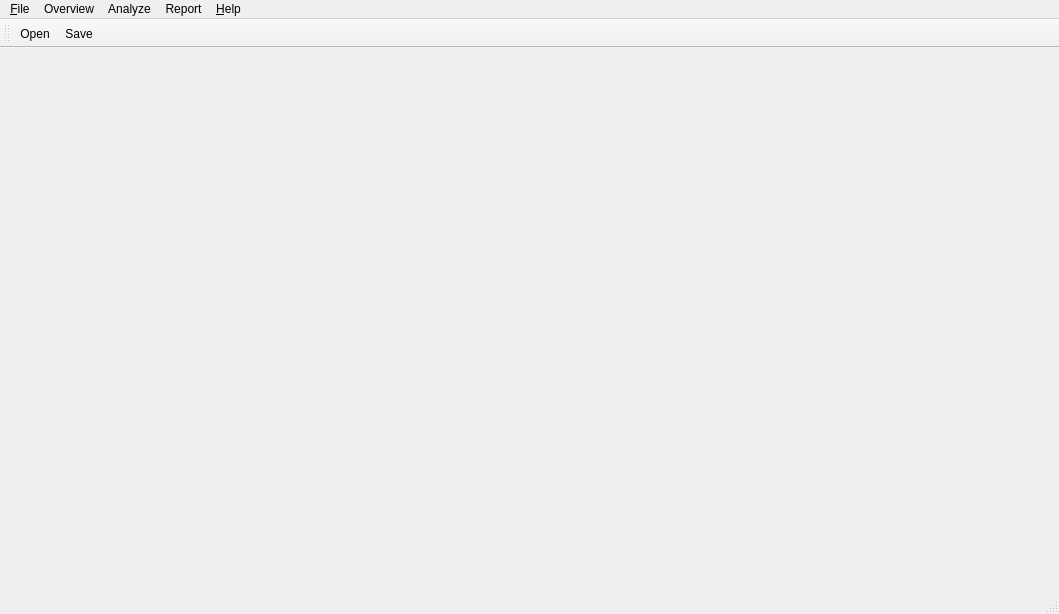
<?xml version="1.0" encoding="UTF-8"?>
<ui version="4.0">
 <class>MainWindow</class>
 <widget class="QMainWindow" name="MainWindow">
  <property name="geometry">
   <rect>
    <x>0</x>
    <y>0</y>
    <width>1059</width>
    <height>614</height>
   </rect>
  </property>
  <property name="windowTitle">
   <string>Log Analyzer Tool</string>
  </property>
  <widget class="QWidget" name="centralWidget"/>
  <widget class="QMenuBar" name="menuBar">
   <property name="geometry">
    <rect>
     <x>0</x>
     <y>0</y>
     <width>1059</width>
     <height>21</height>
    </rect>
   </property>
   <widget class="QMenu" name="menuF_ile">
    <property name="title">
     <string>&amp;File</string>
    </property>
    <addaction name="action_Open"/>
    <addaction name="action_Save"/>
    <addaction name="separator"/>
    <addaction name="actionE_xit"/>
   </widget>
   <widget class="QMenu" name="menuOverview">
    <property name="title">
     <string>Overview</string>
    </property>
   </widget>
   <widget class="QMenu" name="menuAnalyze">
    <property name="title">
     <string>Analyze</string>
    </property>
   </widget>
   <widget class="QMenu" name="menuReport">
    <property name="title">
     <string>Report</string>
    </property>
   </widget>
   <widget class="QMenu" name="menu_Help">
    <property name="title">
     <string>&amp;Help</string>
    </property>
   </widget>
   <addaction name="menuF_ile"/>
   <addaction name="menuOverview"/>
   <addaction name="menuAnalyze"/>
   <addaction name="menuReport"/>
   <addaction name="menu_Help"/>
  </widget>
  <widget class="QToolBar" name="mainToolBar">
   <attribute name="toolBarArea">
    <enum>TopToolBarArea</enum>
   </attribute>
   <attribute name="toolBarBreak">
    <bool>false</bool>
   </attribute>
   <addaction name="action_Open"/>
   <addaction name="action_Save"/>
  </widget>
  <widget class="QStatusBar" name="statusBar"/>
  <action name="action_Open">
   <property name="icon">
    <iconset resource="logat.qrc">
     <normaloff>:/images/open.png</normaloff>:/images/open.png</iconset>
   </property>
   <property name="text">
    <string>&amp;Open</string>
   </property>
   <property name="shortcut">
    <string>Ctrl+O</string>
   </property>
  </action>
  <action name="action_Save">
   <property name="icon">
    <iconset resource="logat.qrc">
     <normaloff>:/images/save.png</normaloff>:/images/save.png</iconset>
   </property>
   <property name="text">
    <string>&amp;Save</string>
   </property>
   <property name="shortcut">
    <string>Ctrl+S</string>
   </property>
  </action>
  <action name="actionE_xit">
   <property name="text">
    <string>E&amp;xit</string>
   </property>
   <property name="shortcut">
    <string>Ctrl+Q</string>
   </property>
  </action>
 </widget>
 <layoutdefault spacing="6" margin="11"/>
 <resources>
  <include location="logat.qrc"/>
 </resources>
 <connections>
  <connection>
   <sender>actionE_xit</sender>
   <signal>triggered()</signal>
   <receiver>MainWindow</receiver>
   <slot>close()</slot>
   <hints>
    <hint type="sourcelabel">
     <x>-1</x>
     <y>-1</y>
    </hint>
    <hint type="destinationlabel">
     <x>529</x>
     <y>314</y>
    </hint>
   </hints>
  </connection>
 </connections>
</ui>
